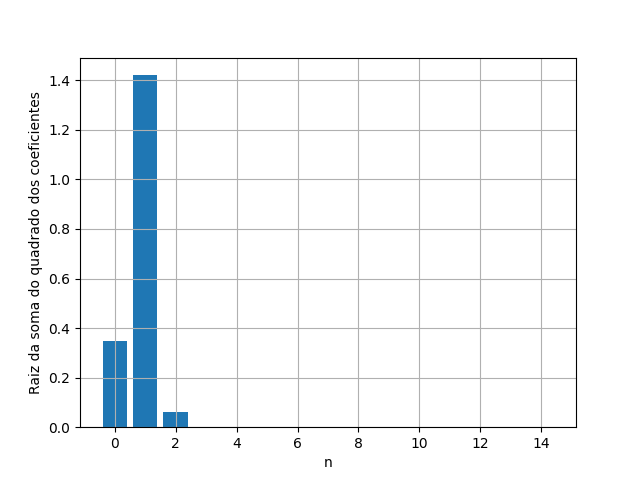

Recreate this plot in Python.
import numpy as np
import matplotlib.pyplot as plt

m = 0.5
k = 2
alpha = -0.1
beta = 0.02
x0 = 1.5
v0 = 0.5

ti = 0
tf = 20
dt = 0.001
n = int((tf-ti)/dt)

t = np.linspace(ti,tf,n+1)

def fourier(x0,v0,m,k,t,n,ti_estac, dt):
    x=np.empty(n+1)
    v=np.empty(n+1)
    a=np.empty(n+1)
    E=np.empty(n+1)
    
    v[0]=v0
    x[0]=x0
    cntMax=0
    ind=np.transpose([0 for i in range(1000)])
    afo=np.zeros(15)
    bfo=np.zeros(15)


    for i in range(n):
        a[i]=(-k*x[i]-3*alpha*(x[i]**2)+4*beta*(x[i]**3))/m
        v[i+1]=v[i]+a[i]*dt
        x[i+1]=x[i]+v[i+1]*dt
        E[i]=0.5*m*v[i]**2+0.5*k*x[i]**2
        if t[i]>ti_estac and x[i-1] < x[i] and  x[i+1] < x[i]:
            cntMax+=1
            ind[cntMax]=int(i)
    		
    t0=ind[cntMax-1]
    t1=ind[cntMax]    
    for i in range(15):
        af, bf=fourier_calc(t,x,t0,t1,dt,i)
        afo[i]=af
        bfo[i]=bf

    ii=np.linspace(0,14,15)
    plt.figure()
    plt.ylabel('| a_n |')
    plt.xlabel('n')
    plt.bar(ii,np.abs(afo))
    plt.grid()
    plt.show()



    ii=np.linspace(0,14,15)
    plt.figure()
    plt.ylabel('| b_n |')
    plt.xlabel('n')
    plt.bar(ii,np.abs(bfo))
    plt.grid()
    plt.show()


    ii=np.linspace(0,14,15)
    plt.figure()
    plt.ylabel('Raiz da soma do quadrado dos coeficientes')
    plt.xlabel('n')
    plt.bar(ii,np.sqrt(np.abs(afo)**2 + np.abs(bfo)**2))
    plt.grid()
    plt.show()
    

def fourier_calc(t,x,t0,t1,dt,nf):
    T=t[t1]-t[t0]
    ome=2*np.pi/T

    s1=x[t0]*np.cos(nf*ome*t[t0])
    s2=x[t1]*np.cos(nf*ome*t[t1])
    st=x[t0+1:t1]*np.cos(nf*ome*t[t0+1:t1])
    soma=np.sum(st)
    
    q1=x[t0]*np.sin(nf*ome*t[t0])
    q2=x[t1]*np.sin(nf*ome*t[t1])
    qt=x[t0+1:t1]*np.sin(nf*ome*t[t0+1:t1])
    somq=np.sum(qt)
    
    intega=((s1+s2)/2+soma)*dt
    af=2/T*intega
    integq=((q1+q2)/2+somq)*dt
    bf=2/T*integq
    return af,bf

fourier(x0,v0,m,k,t,n,0,dt)
